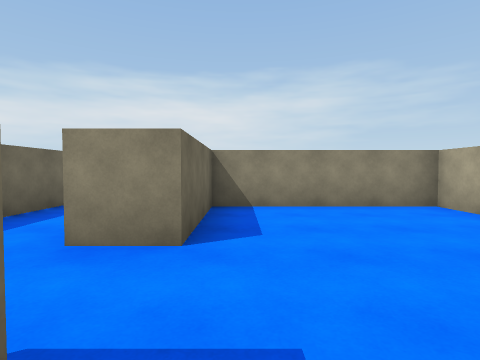
View 1 (above)

14 first-person views from a walk through a scene from a Unity 3-D project. The camera is 1.3 m above the floor, tilts 2° down and sees 80° across. The floor is counted in squares, 2 m on a side. Each view is taken from the middle of a square. On the plan, view 1 faces up. The plan holds only what a view shows up to about 9 squares ahead; the rest is blank. The place goes on beyond the plan. Surface patterns are stand-ins for the level's own textures.

View 2
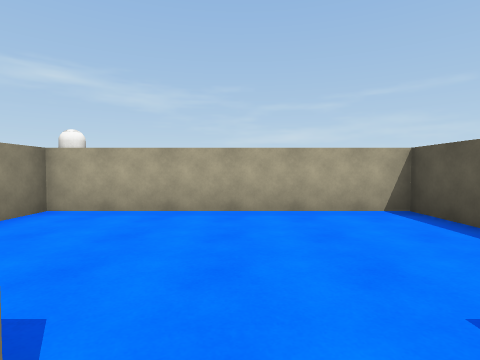

View 3
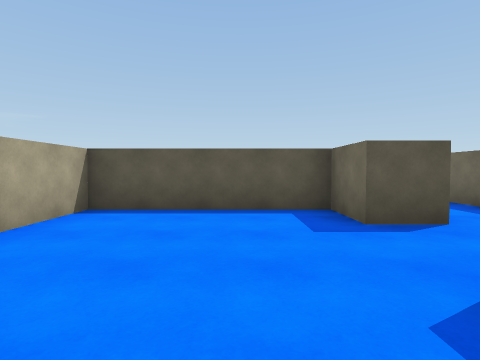

View 4
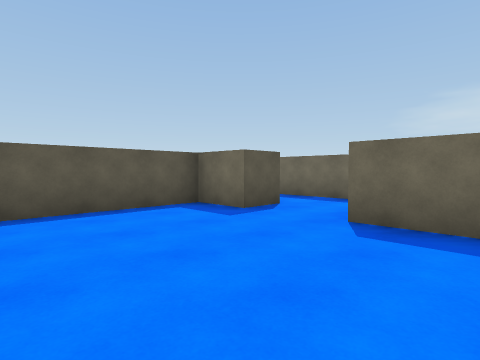

View 5
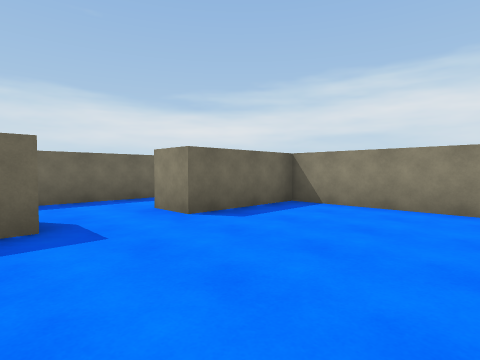

View 6
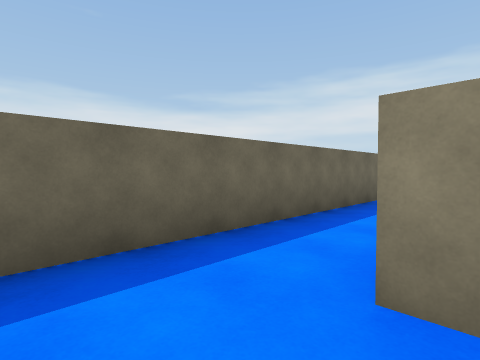

View 7
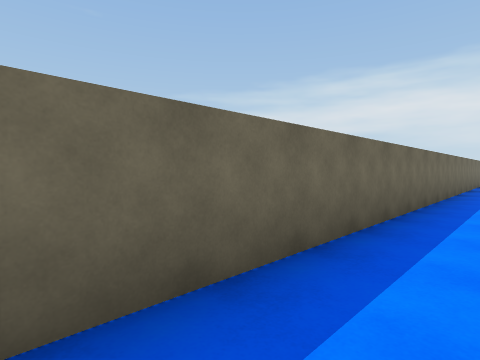

View 8
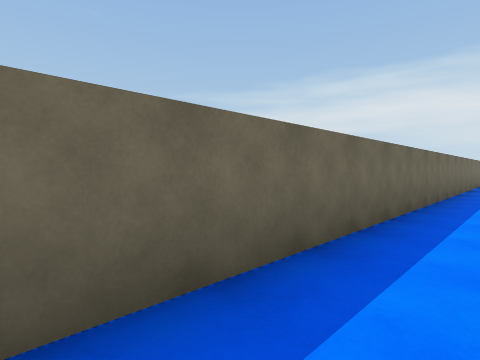

View 9
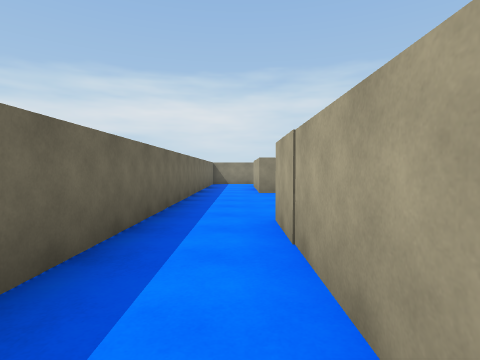

View 10
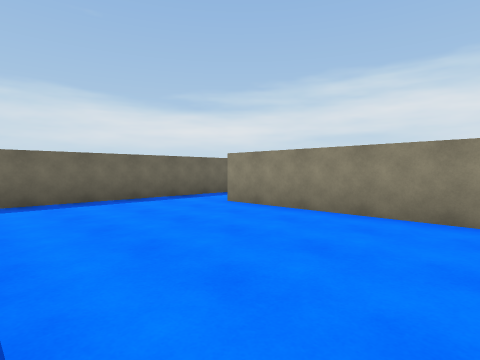

View 11
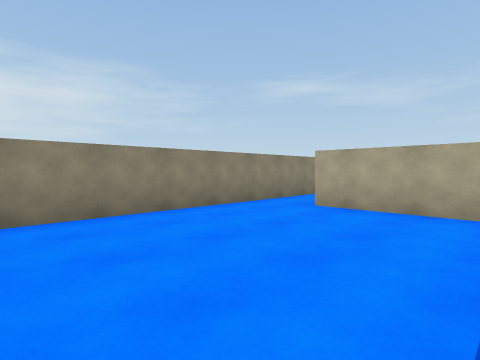

View 12
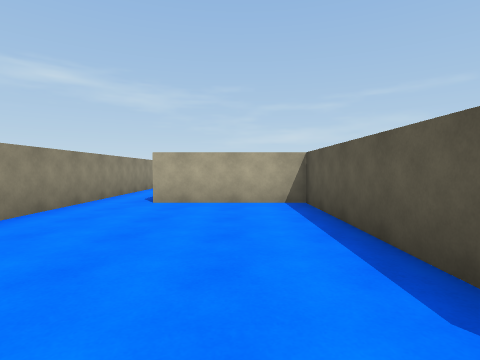

View 13
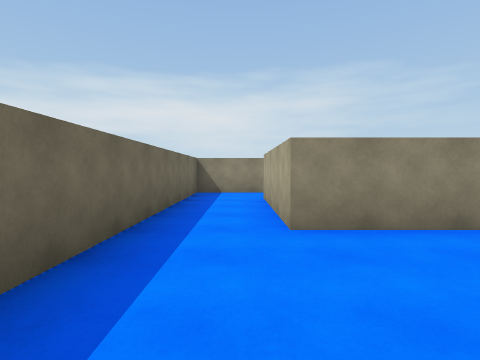

View 14
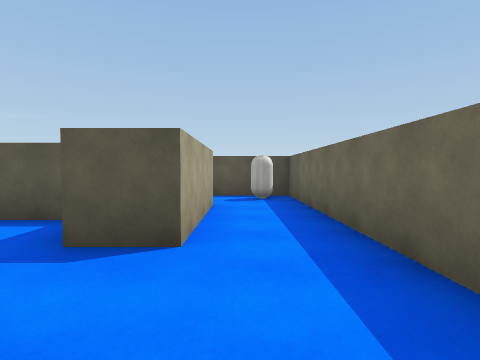

### Floor plan
Points are (right, up) in squares from view 1. A wall is a line through its corners. A room is listed if a view was taken in it or the views show most of it. See-through windows are left out.
Room 1 (views 1, 3, 4, 5)
walls: (-0.5, 0.6) (-0.5, -0.7) (3.5, -0.7) (3.5, 5.1) (-0.5, 5.1) (-0.5, 2.4)
ways out: opening at (-1, 1.5) to room 2
Room 2 (views 2, 6, 7, 8, 9, 10, 11, 12, 13, 14)
walls: (-1.5, 9.5) (-1.5, 12.8); (-0.5, 12.7) (3.7, 12.7) (3.7, 15.8); (-3.2, 16.5) (-3.2, -2.5); (-0.5, 2.4) (-1.5, 2.4); (7, 17.1) (-1.5, 17.1); (-1.5, -2.2) (-1.5, 0.6) (-0.5, 0.6)
ways out: opening at (-1, 1.5) to room 1; opening at (-2, -3); opening at (-2, 17)

Where each view was taken, in squares from view 1:
view 1: 0 up, 0 right, facing up
view 2: 2 up, 1 left, facing right
view 3: 4 up, 1 right, facing down
view 4: 4 up, 3 right, facing down-left
view 5: 0 up, 3 right, facing up-left
view 6: 1 up, 1 left, facing up-left
view 7: 3 up, 2 left, facing up-left
view 8: 6 up, 2 left, facing up-left
view 9: 9 up, 2 left, facing up
view 10: 13 up, 3 right, facing up-left
view 11: 13 up, 1 left, facing up-right
view 12: 14 up, 2 left, facing right
view 13: 14 up, 2 left, facing up
view 14: 3 up, 2 left, facing down
